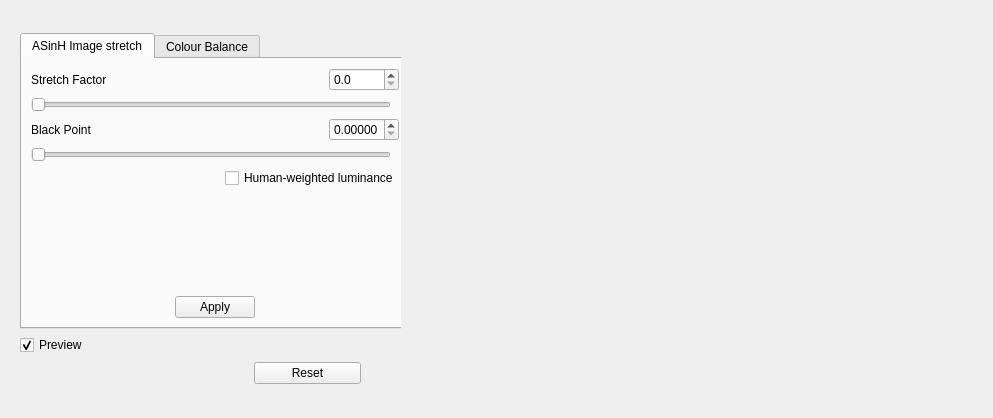
<?xml version="1.0" encoding="UTF-8"?>
<ui version="4.0">
 <class>DSS::ProcessingControls</class>
 <widget class="QWidget" name="DSS::ProcessingControls">
  <property name="geometry">
   <rect>
    <x>0</x>
    <y>0</y>
    <width>993</width>
    <height>418</height>
   </rect>
  </property>
  <property name="windowTitle">
   <string>Form</string>
  </property>
  <layout class="QHBoxLayout" name="horizontalLayout">
   <item>
    <widget class="QWidget" name="widget" native="true">
     <property name="minimumSize">
      <size>
       <width>390</width>
       <height>370</height>
      </size>
     </property>
     <property name="maximumSize">
      <size>
       <width>390</width>
       <height>370</height>
      </size>
     </property>
     <layout class="QVBoxLayout" name="verticalLayout">
      <item>
       <widget class="QTabWidget" name="tabWidget">
        <property name="minimumSize">
         <size>
          <width>390</width>
          <height>0</height>
         </size>
        </property>
        <property name="maximumSize">
         <size>
          <width>390</width>
          <height>16777215</height>
         </size>
        </property>
        <property name="currentIndex">
         <number>0</number>
        </property>
        <widget class="QWidget" name="asinhStretchTab">
         <attribute name="title">
          <string>ASinH Image stretch</string>
         </attribute>
         <layout class="QVBoxLayout" name="verticalLayout_2">
          <item>
           <layout class="QHBoxLayout" name="horizontalLayout_1">
            <item>
             <widget class="QLabel" name="asinhStretchLabel">
              <property name="text">
               <string>Stretch Factor</string>
              </property>
             </widget>
            </item>
            <item>
             <spacer name="horizontalSpacer_1">
              <property name="orientation">
               <enum>Qt::Orientation::Horizontal</enum>
              </property>
              <property name="sizeHint" stdset="0">
               <size>
                <width>179</width>
                <height>20</height>
               </size>
              </property>
             </spacer>
            </item>
            <item>
             <widget class="QDoubleSpinBox" name="asinhStretchSpinBox">
              <property name="sizePolicy">
               <sizepolicy hsizetype="Maximum" vsizetype="Fixed">
                <horstretch>0</horstretch>
                <verstretch>0</verstretch>
               </sizepolicy>
              </property>
              <property name="minimumSize">
               <size>
                <width>70</width>
                <height>0</height>
               </size>
              </property>
              <property name="maximumSize">
               <size>
                <width>70</width>
                <height>16777215</height>
               </size>
              </property>
              <property name="decimals">
               <number>1</number>
              </property>
              <property name="maximum">
               <double>5000.000000000000000</double>
              </property>
             </widget>
            </item>
           </layout>
          </item>
          <item>
           <widget class="QSlider" name="asinhStretchSlider">
            <property name="maximumSize">
             <size>
              <width>360</width>
              <height>16777215</height>
             </size>
            </property>
            <property name="maximum">
             <number>50000</number>
            </property>
            <property name="singleStep">
             <number>10</number>
            </property>
            <property name="pageStep">
             <number>100</number>
            </property>
            <property name="orientation">
             <enum>Qt::Orientation::Horizontal</enum>
            </property>
           </widget>
          </item>
          <item>
           <layout class="QHBoxLayout" name="horizontalLayout_2">
            <item>
             <widget class="QLabel" name="asinhBPLabel">
              <property name="text">
               <string>Black Point</string>
              </property>
             </widget>
            </item>
            <item>
             <spacer name="horizontalSpacer_2">
              <property name="orientation">
               <enum>Qt::Orientation::Horizontal</enum>
              </property>
              <property name="sizeHint" stdset="0">
               <size>
                <width>179</width>
                <height>20</height>
               </size>
              </property>
             </spacer>
            </item>
            <item>
             <widget class="QDoubleSpinBox" name="asinhBPSpinBox">
              <property name="minimumSize">
               <size>
                <width>70</width>
                <height>0</height>
               </size>
              </property>
              <property name="maximumSize">
               <size>
                <width>70</width>
                <height>16777215</height>
               </size>
              </property>
              <property name="decimals">
               <number>5</number>
              </property>
              <property name="maximum">
               <double>0.200000000000000</double>
              </property>
              <property name="singleStep">
               <double>0.001000000000000</double>
              </property>
             </widget>
            </item>
           </layout>
          </item>
          <item>
           <widget class="QSlider" name="asinhBPSlider">
            <property name="maximumSize">
             <size>
              <width>360</width>
              <height>16777215</height>
             </size>
            </property>
            <property name="maximum">
             <number>200</number>
            </property>
            <property name="orientation">
             <enum>Qt::Orientation::Horizontal</enum>
            </property>
           </widget>
          </item>
          <item>
           <layout class="QHBoxLayout" name="horizontalLayout_3">
            <item>
             <spacer name="horizontalSpacer_3">
              <property name="orientation">
               <enum>Qt::Orientation::Horizontal</enum>
              </property>
              <property name="sizeHint" stdset="0">
               <size>
                <width>188</width>
                <height>20</height>
               </size>
              </property>
             </spacer>
            </item>
            <item>
             <widget class="QCheckBox" name="asinhHumanWeighted">
              <property name="text">
               <string>Human-weighted luminance</string>
              </property>
             </widget>
            </item>
           </layout>
          </item>
          <item>
           <spacer name="verticalSpacer">
            <property name="orientation">
             <enum>Qt::Orientation::Vertical</enum>
            </property>
            <property name="sizeHint" stdset="0">
             <size>
              <width>20</width>
              <height>155</height>
             </size>
            </property>
           </spacer>
          </item>
          <item>
           <layout class="QHBoxLayout" name="horizontalLayout_6">
            <item>
             <spacer name="horizontalSpacer_6">
              <property name="orientation">
               <enum>Qt::Orientation::Horizontal</enum>
              </property>
              <property name="sizeHint" stdset="0">
               <size>
                <width>40</width>
                <height>20</height>
               </size>
              </property>
             </spacer>
            </item>
            <item>
             <widget class="QPushButton" name="asinhApply">
              <property name="text">
               <string comment="IDC_PROCESS">Apply</string>
              </property>
             </widget>
            </item>
            <item>
             <spacer name="horizontalSpacer_7">
              <property name="orientation">
               <enum>Qt::Orientation::Horizontal</enum>
              </property>
              <property name="sizeHint" stdset="0">
               <size>
                <width>40</width>
                <height>20</height>
               </size>
              </property>
             </spacer>
            </item>
           </layout>
          </item>
         </layout>
        </widget>
        <widget class="QWidget" name="colourBalanceTab">
         <attribute name="title">
          <string>Colour Balance</string>
         </attribute>
         <layout class="QVBoxLayout" name="verticalLayout_3">
          <item>
           <spacer name="verticalSpacer_3">
            <property name="orientation">
             <enum>Qt::Orientation::Vertical</enum>
            </property>
            <property name="sizeHint" stdset="0">
             <size>
              <width>20</width>
              <height>27</height>
             </size>
            </property>
           </spacer>
          </item>
          <item>
           <widget class="QSlider" name="redSlider">
            <property name="maximumSize">
             <size>
              <width>360</width>
              <height>16777215</height>
             </size>
            </property>
            <property name="styleSheet">
             <string notr="true">
                     QSlider::handle::horizontal{
                     background: red;
                     border: 1px solid black;
                     width: 5px;
                     height: 5px;
                     line-height: 10px;
                     margin-top: -5px;
                     margin-bottom: -5px;
                     border-radius: 4px;
                     }
                   </string>
            </property>
            <property name="maximum">
             <number>200</number>
            </property>
            <property name="pageStep">
             <number>5</number>
            </property>
            <property name="value">
             <number>100</number>
            </property>
            <property name="orientation">
             <enum>Qt::Orientation::Horizontal</enum>
            </property>
           </widget>
          </item>
          <item>
           <spacer name="verticalSpacer_4">
            <property name="orientation">
             <enum>Qt::Orientation::Vertical</enum>
            </property>
            <property name="sizeHint" stdset="0">
             <size>
              <width>20</width>
              <height>27</height>
             </size>
            </property>
           </spacer>
          </item>
          <item>
           <widget class="QSlider" name="greenSlider">
            <property name="maximumSize">
             <size>
              <width>360</width>
              <height>16777215</height>
             </size>
            </property>
            <property name="styleSheet">
             <string notr="true">
                     QSlider::handle::horizontal{
                     background: lime	;
                     border: 1px solid black;
                     width: 5px;
                     height: 5px;
                     line-height: 10px;
                     margin-top: -5px;
                     margin-bottom: -5px;
                     border-radius: 4px;
                     }
                   </string>
            </property>
            <property name="maximum">
             <number>200</number>
            </property>
            <property name="pageStep">
             <number>5</number>
            </property>
            <property name="value">
             <number>100</number>
            </property>
            <property name="orientation">
             <enum>Qt::Orientation::Horizontal</enum>
            </property>
           </widget>
          </item>
          <item>
           <spacer name="verticalSpacer_5">
            <property name="orientation">
             <enum>Qt::Orientation::Vertical</enum>
            </property>
            <property name="sizeHint" stdset="0">
             <size>
              <width>20</width>
              <height>27</height>
             </size>
            </property>
           </spacer>
          </item>
          <item>
           <widget class="QSlider" name="blueSlider">
            <property name="maximumSize">
             <size>
              <width>360</width>
              <height>16777215</height>
             </size>
            </property>
            <property name="styleSheet">
             <string notr="true">
                     QSlider::handle::horizontal{
                     background: deepskyblue;
                     border: 1px solid black;
                     width: 5px;
                     height: 5px;
                     line-height: 10px;
                     margin-top: -5px;
                     margin-bottom: -5px;
                     border-radius: 4px;
                     }
                   </string>
            </property>
            <property name="maximum">
             <number>200</number>
            </property>
            <property name="pageStep">
             <number>5</number>
            </property>
            <property name="value">
             <number>100</number>
            </property>
            <property name="orientation">
             <enum>Qt::Orientation::Horizontal</enum>
            </property>
           </widget>
          </item>
          <item>
           <spacer name="verticalSpacer_2">
            <property name="orientation">
             <enum>Qt::Orientation::Vertical</enum>
            </property>
            <property name="sizeHint" stdset="0">
             <size>
              <width>20</width>
              <height>37</height>
             </size>
            </property>
           </spacer>
          </item>
          <item>
           <layout class="QHBoxLayout" name="horizontalLayout_5">
            <item>
             <spacer name="horizontalSpacer_4">
              <property name="orientation">
               <enum>Qt::Orientation::Horizontal</enum>
              </property>
              <property name="sizeHint" stdset="0">
               <size>
                <width>40</width>
                <height>20</height>
               </size>
              </property>
             </spacer>
            </item>
            <item>
             <widget class="QPushButton" name="cbApply">
              <property name="text">
               <string comment="IDC_PROCESS">Apply</string>
              </property>
             </widget>
            </item>
            <item>
             <spacer name="horizontalSpacer_5">
              <property name="orientation">
               <enum>Qt::Orientation::Horizontal</enum>
              </property>
              <property name="sizeHint" stdset="0">
               <size>
                <width>40</width>
                <height>20</height>
               </size>
              </property>
             </spacer>
            </item>
           </layout>
          </item>
         </layout>
        </widget>
       </widget>
      </item>
      <item>
       <layout class="QHBoxLayout" name="horizontalLayout_7">
        <item>
         <widget class="QCheckBox" name="previewCB">
          <property name="text">
           <string>Preview</string>
          </property>
          <property name="checked">
           <bool>true</bool>
          </property>
         </widget>
        </item>
        <item>
         <spacer name="horizontalSpacer_8">
          <property name="orientation">
           <enum>Qt::Orientation::Horizontal</enum>
          </property>
          <property name="sizeHint" stdset="0">
           <size>
            <width>40</width>
            <height>20</height>
           </size>
          </property>
         </spacer>
        </item>
       </layout>
      </item>
      <item>
       <widget class="QWidget" name="buttonWidget" native="true">
        <property name="minimumSize">
         <size>
          <width>350</width>
          <height>0</height>
         </size>
        </property>
        <property name="maximumSize">
         <size>
          <width>350</width>
          <height>16777215</height>
         </size>
        </property>
        <layout class="QHBoxLayout" name="horizontalLayout_4">
         <property name="topMargin">
          <number>1</number>
         </property>
         <property name="bottomMargin">
          <number>1</number>
         </property>
         <item>
          <widget class="QPushButton" name="undoButton">
           <property name="toolTip">
            <string notr="true" comment="IDS_UNDOLASTSETTINGS"/>
           </property>
           <property name="text">
            <string notr="true"/>
           </property>
           <property name="icon">
            <iconset resource="../resources.qrc">
             <normaloff>:/processing/undo.png</normaloff>:/processing/undo.png</iconset>
           </property>
           <property name="flat">
            <bool>true</bool>
           </property>
          </widget>
         </item>
         <item>
          <widget class="QPushButton" name="redoButton">
           <property name="toolTip">
            <string notr="true" comment="IDS_REDOLASTSETTINGS"/>
           </property>
           <property name="text">
            <string notr="true"/>
           </property>
           <property name="icon">
            <iconset resource="../resources.qrc">
             <normaloff>:/processing/redo.png</normaloff>:/processing/redo.png</iconset>
           </property>
           <property name="flat">
            <bool>true</bool>
           </property>
          </widget>
         </item>
         <item>
          <widget class="QPushButton" name="resetButton">
           <property name="text">
            <string comment="IDC_RESET">Reset</string>
           </property>
          </widget>
         </item>
        </layout>
       </widget>
      </item>
     </layout>
    </widget>
   </item>
   <item>
    <widget class="QLabel" name="histogram">
     <property name="sizePolicy">
      <sizepolicy hsizetype="Expanding" vsizetype="Preferred">
       <horstretch>0</horstretch>
       <verstretch>0</verstretch>
      </sizepolicy>
     </property>
     <property name="minimumSize">
      <size>
       <width>450</width>
       <height>280</height>
      </size>
     </property>
     <property name="maximumSize">
      <size>
       <width>450</width>
       <height>300</height>
      </size>
     </property>
     <property name="styleSheet">
      <string notr="true"/>
     </property>
     <property name="text">
      <string/>
     </property>
    </widget>
   </item>
   <item>
    <spacer name="horizontalSpacer">
     <property name="orientation">
      <enum>Qt::Orientation::Horizontal</enum>
     </property>
     <property name="sizeHint" stdset="0">
      <size>
       <width>120</width>
       <height>20</height>
      </size>
     </property>
    </spacer>
   </item>
  </layout>
 </widget>
 <resources>
  <include location="../resources.qrc"/>
 </resources>
 <connections/>
</ui>
